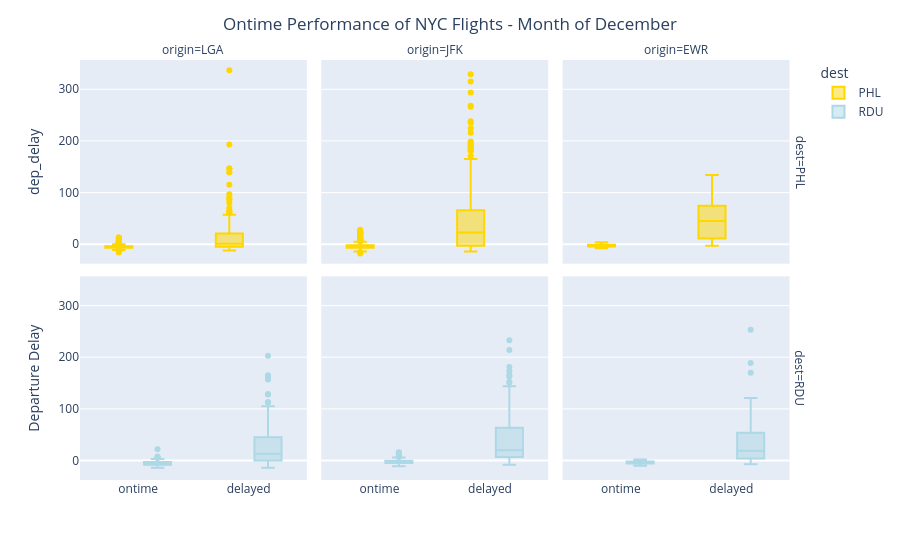

Notebook cell for this chart:
### Code cell
mask_dest = (DF['dest'] == 'PHL') | (DF['dest'] == 'RDU') & (DF['month'] == 12)
DF_mask = DF[mask_dest]

fig = px.box(DF_mask, 
             x = 'arrival', 
             y = 'dep_delay', 
             color= "dest",
             color_discrete_map={
                 'PHL': 'gold',
                 'RDU': 'lightblue'
             },
             facet_col= "origin", 
             facet_row = "dest")

fig.update_layout(title = "Ontime Performance of NYC Flights - Month of December",
                  title_x = .5,
                  yaxis_title = "Departure Delay")
fig.update_xaxes(title_text=None)

#This is the closest I could get - why do I have 6 but you only have 5? I am definitely missing something here!

### Figure 1 — Plotly figure (JSON) as saved in the notebook; plotly's stock layout.template omitted (floating-point values rounded to 4 significant figures; data arrays with more than 128 entries replaced by an {"elided": "..."} marker saying what was removed)
{"data": [{"alignmentgroup": "True", "hovertemplate": "dest=PHL<br>origin=LGA<br>arrival=%{x}<br>dep_delay=%{y}<extra></extra>", "legendgroup": "PHL", "marker": {"color": "gold"}, "name": "PHL", "notched": false, "offsetgroup": "PHL", "orientation": "v", "showlegend": true, "type": "box", "x": {"elided": "598 str values"}, "x0": " ", "xaxis": "x4", "y": {"elided": "598 float values"}, "y0": " ", "yaxis": "y4"}, {"alignmentgroup": "True", "hovertemplate": "dest=PHL<br>origin=JFK<br>arrival=%{x}<br>dep_delay=%{y}<extra></extra>", "legendgroup": "PHL", "marker": {"color": "gold"}, "name": "PHL", "notched": false, "offsetgroup": "PHL", "orientation": "v", "showlegend": false, "type": "box", "x": {"elided": "895 str values"}, "x0": " ", "xaxis": "x5", "y": {"elided": "895 float values"}, "y0": " ", "yaxis": "y5"}, {"alignmentgroup": "True", "hovertemplate": "dest=PHL<br>origin=EWR<br>arrival=%{x}<br>dep_delay=%{y}<extra></extra>", "legendgroup": "PHL", "marker": {"color": "gold"}, "name": "PHL", "notched": false, "offsetgroup": "PHL", "orientation": "v", "showlegend": false, "type": "box", "x": ["ontime", "delayed", "delayed", "ontime", "ontime", "ontime", "ontime", "delayed", "ontime", "ontime", "delayed", "ontime", "delayed", "ontime", "ontime", "ontime", "delayed", "delayed", "ontime", "delayed", "ontime", "delayed", "ontime", "delayed", "delayed", "ontime", "ontime", "delayed", "ontime", "delayed", "delayed", "ontime", "ontime", "delayed", "delayed", "delayed", "ontime", "delayed", "ontime", "ontime", "delayed", "ontime", "ontime", "ontime", "delayed", "ontime", "ontime", "ontime"], "x0": " ", "xaxis": "x6", "y": [-2.0, 40.0, 134.0, -1.0, -5.0, -4.0, -5.0, -3.0, -3.0, 4.0, 6.0, -4.0, 74.0, -1.0, -8.0, -4.0, 109.0, 62.0, 0.0, 50.0, -6.0, 33.0, -1.0, 72.0, 96.0, 4.0, -1.0, 32.0, 1.0, 75.0, 0.0, -1.0, -7.0, 24.0, 62.0, 6.0, -4.0, 16.0, 2.0, -2.0, 96.0, -7.0, -3.0, -1.0, -3.0, -4.0, -8.0, -2.0], "y0": " ", "yaxis": "y6"}, {"alignmentgroup": "True", "hovertemplate": "dest=RDU<br>origin=LGA<br>arrival=%{x}<br>dep_delay=%{y}<extra></extra>", "legendgroup": "RDU", "marker": {"color": "lightblue"}, "name": "RDU", "notched": false, "offsetgroup": "RDU", "orientation": "v", "showlegend": true, "type": "box", "x": {"elided": "258 str values"}, "x0": " ", "xaxis": "x", "y": {"elided": "258 float values"}, "y0": " ", "yaxis": "y"}, {"alignmentgroup": "True", "hovertemplate": "dest=RDU<br>origin=JFK<br>arrival=%{x}<br>dep_delay=%{y}<extra></extra>", "legendgroup": "RDU", "marker": {"color": "lightblue"}, "name": "RDU", "notched": false, "offsetgroup": "RDU", "orientation": "v", "showlegend": false, "type": "box", "x": {"elided": "248 str values"}, "x0": " ", "xaxis": "x2", "y": {"elided": "248 float values"}, "y0": " ", "yaxis": "y2"}, {"alignmentgroup": "True", "hovertemplate": "dest=RDU<br>origin=EWR<br>arrival=%{x}<br>dep_delay=%{y}<extra></extra>", "legendgroup": "RDU", "marker": {"color": "lightblue"}, "name": "RDU", "notched": false, "offsetgroup": "RDU", "orientation": "v", "showlegend": false, "type": "box", "x": ["ontime", "delayed", "delayed", "ontime", "delayed", "ontime", "ontime", "ontime", "delayed", "delayed", "delayed", "ontime", "ontime", "ontime", "delayed", "ontime", "ontime", "delayed", "delayed", "delayed", "delayed", "delayed", "ontime", "ontime", "delayed", "delayed", "ontime", "ontime", "delayed", "delayed", "delayed", "delayed", "delayed", "delayed", "delayed", "delayed", "ontime", "delayed", "ontime", "ontime", "ontime", "delayed", "ontime", "ontime", "ontime", "ontime", "ontime", "delayed", "delayed", "ontime", "ontime", "ontime", "delayed", "delayed", "delayed", "delayed", "delayed", "ontime", "ontime", "ontime", "delayed", "delayed", "ontime", "delayed", "delayed", "delayed", "ontime", "delayed", "delayed", "delayed", "delayed", "delayed", "delayed", "delayed", "ontime", "delayed", "ontime", "delayed", "delayed", "ontime", "delayed", "delayed", "ontime", "delayed", "delayed", "delayed", "ontime", "delayed", "delayed", "delayed", "delayed"], "x0": " ", "xaxis": "x3", "y": [-4.0, 19.0, 55.0, -4.0, 60.0, -2.0, -8.0, -4.0, 8.0, 8.0, 26.0, -5.0, 1.0, -5.0, 44.0, -6.0, -10.0, 253.0, 170.0, 38.0, 121.0, -3.0, -4.0, -5.0, -7.0, 0.0, -3.0, -6.0, 60.0, 45.0, 56.0, -3.0, 2.0, -4.0, 81.0, 5.0, -7.0, 111.0, -7.0, 1.0, -6.0, 17.0, -7.0, -9.0, -5.0, -1.0, -2.0, -2.0, 22.0, -4.0, -2.0, -3.0, 53.0, 4.0, -3.0, 0.0, 0.0, -3.0, -2.0, 0.0, -1.0, 20.0, -3.0, 14.0, 53.0, 48.0, 2.0, 13.0, 11.0, 63.0, 4.0, 17.0, 18.0, 32.0, -1.0, 189.0, 2.0, -3.0, 49.0, -5.0, 72.0, 17.0, -8.0, 65.0, 12.0, 54.0, -6.0, 30.0, 4.0, -5.0, 35.0], "y0": " ", "yaxis": "y3"}], "layout": {"annotations": [{"font": {}, "showarrow": false, "text": "origin=LGA", "x": 0.1567, "xanchor": "center", "xref": "paper", "y": 1, "yanchor": "bottom", "yref": "paper"}, {"font": {}, "showarrow": false, "text": "origin=JFK", "x": 0.49, "xanchor": "center", "xref": "paper", "y": 1, "yanchor": "bottom", "yref": "paper"}, {"font": {}, "showarrow": false, "text": "origin=EWR", "x": 0.8233, "xanchor": "center", "xref": "paper", "y": 1, "yanchor": "bottom", "yref": "paper"}, {"font": {}, "showarrow": false, "text": "dest=RDU", "textangle": 90, "x": 0.98, "xanchor": "left", "xref": "paper", "y": 0.2425, "yanchor": "middle", "yref": "paper"}, {"font": {}, "showarrow": false, "text": "dest=PHL", "textangle": 90, "x": 0.98, "xanchor": "left", "xref": "paper", "y": 0.7575, "yanchor": "middle", "yref": "paper"}], "boxmode": "group", "legend": {"title": {"text": "dest"}, "tracegroupgap": 0}, "margin": {"t": 60}, "title": {"text": "Ontime Performance of NYC Flights - Month of December", "x": 0.5}, "xaxis": {"anchor": "y", "domain": [0, 0.3133], "title": {}}, "xaxis2": {"anchor": "y2", "domain": [0.3333, 0.6467], "matches": "x", "title": {}}, "xaxis3": {"anchor": "y3", "domain": [0.6667, 0.98], "matches": "x", "title": {}}, "xaxis4": {"anchor": "y4", "domain": [0, 0.3133], "matches": "x", "showticklabels": false}, "xaxis5": {"anchor": "y5", "domain": [0.3333, 0.6467], "matches": "x", "showticklabels": false}, "xaxis6": {"anchor": "y6", "domain": [0.6667, 0.98], "matches": "x", "showticklabels": false}, "yaxis": {"anchor": "x", "domain": [0, 0.485], "title": {"text": "Departure Delay"}}, "yaxis2": {"anchor": "x2", "domain": [0, 0.485], "matches": "y", "showticklabels": false}, "yaxis3": {"anchor": "x3", "domain": [0, 0.485], "matches": "y", "showticklabels": false}, "yaxis4": {"anchor": "x4", "domain": [0.515, 1], "matches": "y", "title": {"text": "dep_delay"}}, "yaxis5": {"anchor": "x5", "domain": [0.515, 1], "matches": "y", "showticklabels": false}, "yaxis6": {"anchor": "x6", "domain": [0.515, 1], "matches": "y", "showticklabels": false}}}
